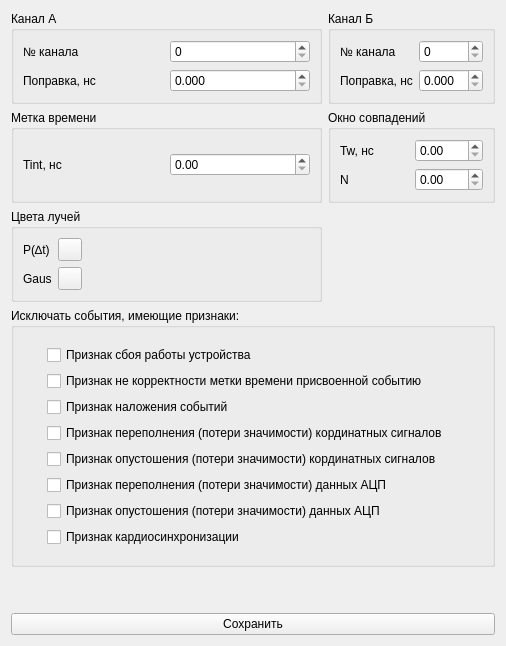
<?xml version="1.0" encoding="UTF-8"?>
<ui version="4.0">
 <class>Histogram_consulience_options</class>
 <widget class="QWidget" name="Histogram_consulience_options">
  <property name="geometry">
   <rect>
    <x>0</x>
    <y>0</y>
    <width>506</width>
    <height>646</height>
   </rect>
  </property>
  <property name="windowTitle">
   <string>Form</string>
  </property>
  <layout class="QVBoxLayout" name="verticalLayout">
   <item>
    <layout class="QGridLayout" name="gridLayout">
     <item row="0" column="1">
      <widget class="QGroupBox" name="groupBox_2">
       <property name="title">
        <string>Канал А</string>
       </property>
       <layout class="QVBoxLayout" name="verticalLayout_5">
        <item>
         <layout class="QGridLayout" name="gridLayout_2">
          <item row="1" column="0">
           <widget class="QLabel" name="label_3">
            <property name="text">
             <string>№ канала</string>
            </property>
           </widget>
          </item>
          <item row="1" column="1">
           <widget class="QSpinBox" name="sb_nudChANumber"/>
          </item>
          <item row="2" column="0">
           <widget class="QLabel" name="label_4">
            <property name="text">
             <string>Поправка, нс</string>
            </property>
           </widget>
          </item>
          <item row="2" column="1">
           <widget class="QDoubleSpinBox" name="dsb_nudChACorr">
            <property name="decimals">
             <number>3</number>
            </property>
           </widget>
          </item>
         </layout>
        </item>
       </layout>
      </widget>
     </item>
     <item row="2" column="1">
      <widget class="QGroupBox" name="groupBox">
       <property name="title">
        <string>Цвета лучей</string>
       </property>
       <layout class="QHBoxLayout" name="horizontalLayout_2">
        <item>
         <layout class="QGridLayout" name="gridLayout_5">
          <item row="0" column="1">
           <widget class="QToolButton" name="btn_p"/>
          </item>
          <item row="1" column="1">
           <widget class="QToolButton" name="btn_gauss"/>
          </item>
          <item row="1" column="0">
           <widget class="QLabel" name="label_13">
            <property name="sizePolicy">
             <sizepolicy hsizetype="Fixed" vsizetype="Preferred">
              <horstretch>0</horstretch>
              <verstretch>0</verstretch>
             </sizepolicy>
            </property>
            <property name="text">
             <string>Gaus</string>
            </property>
           </widget>
          </item>
          <item row="0" column="0">
           <widget class="QLabel" name="label">
            <property name="sizePolicy">
             <sizepolicy hsizetype="Fixed" vsizetype="Preferred">
              <horstretch>0</horstretch>
              <verstretch>0</verstretch>
             </sizepolicy>
            </property>
            <property name="text">
             <string>P(∆t)</string>
            </property>
           </widget>
          </item>
         </layout>
        </item>
        <item>
         <spacer name="horizontalSpacer">
          <property name="orientation">
           <enum>Qt::Horizontal</enum>
          </property>
          <property name="sizeHint" stdset="0">
           <size>
            <width>40</width>
            <height>20</height>
           </size>
          </property>
         </spacer>
        </item>
       </layout>
      </widget>
     </item>
     <item row="1" column="1">
      <widget class="QGroupBox" name="groupBox_3">
       <property name="title">
        <string>Метка времени</string>
       </property>
       <layout class="QVBoxLayout" name="verticalLayout_6">
        <item>
         <layout class="QGridLayout" name="gridLayout_4">
          <item row="0" column="0">
           <widget class="QLabel" name="label_8">
            <property name="text">
             <string>Tint, нс</string>
            </property>
           </widget>
          </item>
          <item row="0" column="1">
           <widget class="QDoubleSpinBox" name="dsb_nudTInt"/>
          </item>
         </layout>
        </item>
       </layout>
      </widget>
     </item>
     <item row="0" column="3">
      <widget class="QGroupBox" name="groupBox_4">
       <property name="title">
        <string>Канал Б</string>
       </property>
       <layout class="QVBoxLayout" name="verticalLayout_3">
        <item>
         <layout class="QGridLayout" name="gridLayout_3">
          <item row="0" column="0">
           <widget class="QLabel" name="label_5">
            <property name="text">
             <string>№ канала</string>
            </property>
           </widget>
          </item>
          <item row="1" column="0">
           <widget class="QLabel" name="label_7">
            <property name="text">
             <string>Поправка, нс</string>
            </property>
           </widget>
          </item>
          <item row="0" column="1">
           <widget class="QSpinBox" name="sb_nudChBNumber"/>
          </item>
          <item row="1" column="1">
           <widget class="QDoubleSpinBox" name="dsb_nudChBCorr">
            <property name="decimals">
             <number>3</number>
            </property>
           </widget>
          </item>
         </layout>
        </item>
       </layout>
      </widget>
     </item>
     <item row="1" column="3">
      <widget class="QGroupBox" name="groupBox_5">
       <property name="title">
        <string>Окно совпадений</string>
       </property>
       <layout class="QVBoxLayout" name="verticalLayout_4">
        <item>
         <layout class="QGridLayout" name="gridLayout_7">
          <item row="0" column="0">
           <widget class="QLabel" name="label_11">
            <property name="text">
             <string>Tw, нс</string>
            </property>
           </widget>
          </item>
          <item row="0" column="1">
           <widget class="QDoubleSpinBox" name="dsb_nudWindow"/>
          </item>
          <item row="1" column="0">
           <widget class="QLabel" name="label_12">
            <property name="text">
             <string>N</string>
            </property>
           </widget>
          </item>
          <item row="1" column="1">
           <widget class="QDoubleSpinBox" name="dsb_nudN"/>
          </item>
         </layout>
        </item>
       </layout>
      </widget>
     </item>
    </layout>
   </item>
   <item>
    <widget class="QGroupBox" name="groupBox_6">
     <property name="title">
      <string>Исключать события, имеющие признаки:</string>
     </property>
     <layout class="QVBoxLayout" name="verticalLayout_2">
      <item>
       <layout class="QGridLayout" name="gridLayout_6">
        <property name="leftMargin">
         <number>8</number>
        </property>
        <property name="topMargin">
         <number>8</number>
        </property>
        <property name="rightMargin">
         <number>8</number>
        </property>
        <property name="bottomMargin">
         <number>8</number>
        </property>
        <item row="2" column="1">
         <widget class="QCheckBox" name="cb_PET_EVENT_FLAG_GATE_OVERLAY">
          <property name="text">
           <string>Признак наложения событий</string>
          </property>
         </widget>
        </item>
        <item row="7" column="1">
         <widget class="QCheckBox" name="cb_PET_EVENT_FLAG_SYNC">
          <property name="text">
           <string>Признак кардиосинхронизации</string>
          </property>
         </widget>
        </item>
        <item row="5" column="1">
         <widget class="QCheckBox" name="cb_PET_EVENT_FLAG_ADC_OVERFLOW">
          <property name="text">
           <string>Признак переполнения (потери значимости) данных АЦП</string>
          </property>
         </widget>
        </item>
        <item row="3" column="1">
         <widget class="QCheckBox" name="cb_PET_EVENT_FLAG_QDC_OVERFLOW">
          <property name="text">
           <string>Признак переполнения (потери значимости) кординатных сигналов</string>
          </property>
         </widget>
        </item>
        <item row="1" column="1">
         <widget class="QCheckBox" name="cb_PET_EVENT_FLAG_TS_INVALID">
          <property name="text">
           <string>Признак не корректности метки времени присвоенной событию</string>
          </property>
         </widget>
        </item>
        <item row="0" column="1">
         <widget class="QCheckBox" name="cb_PET_EVENT_FLAG_FAULT">
          <property name="text">
           <string>Признак сбоя работы устройства</string>
          </property>
         </widget>
        </item>
        <item row="4" column="1">
         <widget class="QCheckBox" name="cb_PET_EVENT_FLAG_QDC_UNDERFLOW">
          <property name="text">
           <string>Признак опустошения (потери значимости) кординатных сигналов</string>
          </property>
         </widget>
        </item>
        <item row="0" column="0">
         <widget class="QWidget" name="widget" native="true">
          <property name="sizePolicy">
           <sizepolicy hsizetype="Fixed" vsizetype="Preferred">
            <horstretch>0</horstretch>
            <verstretch>0</verstretch>
           </sizepolicy>
          </property>
          <property name="minimumSize">
           <size>
            <width>10</width>
            <height>0</height>
           </size>
          </property>
         </widget>
        </item>
        <item row="6" column="1">
         <widget class="QCheckBox" name="cb_PET_EVENT_FLAG_ADC_UNDERFLOW">
          <property name="text">
           <string>Признак опустошения (потери значимости) данных АЦП</string>
          </property>
         </widget>
        </item>
       </layout>
      </item>
     </layout>
    </widget>
   </item>
   <item>
    <spacer name="verticalSpacer">
     <property name="orientation">
      <enum>Qt::Vertical</enum>
     </property>
     <property name="sizeHint" stdset="0">
      <size>
       <width>20</width>
       <height>40</height>
      </size>
     </property>
    </spacer>
   </item>
   <item>
    <widget class="QPushButton" name="btn_accept">
     <property name="text">
      <string>Сохранить</string>
     </property>
    </widget>
   </item>
  </layout>
 </widget>
 <tabstops>
  <tabstop>sb_nudChANumber</tabstop>
  <tabstop>sb_nudChBNumber</tabstop>
  <tabstop>dsb_nudChACorr</tabstop>
  <tabstop>dsb_nudChBCorr</tabstop>
  <tabstop>dsb_nudTInt</tabstop>
  <tabstop>dsb_nudWindow</tabstop>
  <tabstop>dsb_nudN</tabstop>
  <tabstop>btn_p</tabstop>
  <tabstop>btn_gauss</tabstop>
  <tabstop>cb_PET_EVENT_FLAG_FAULT</tabstop>
  <tabstop>cb_PET_EVENT_FLAG_TS_INVALID</tabstop>
  <tabstop>cb_PET_EVENT_FLAG_GATE_OVERLAY</tabstop>
  <tabstop>cb_PET_EVENT_FLAG_QDC_OVERFLOW</tabstop>
  <tabstop>cb_PET_EVENT_FLAG_QDC_UNDERFLOW</tabstop>
  <tabstop>cb_PET_EVENT_FLAG_ADC_OVERFLOW</tabstop>
  <tabstop>cb_PET_EVENT_FLAG_ADC_UNDERFLOW</tabstop>
  <tabstop>cb_PET_EVENT_FLAG_SYNC</tabstop>
  <tabstop>btn_accept</tabstop>
 </tabstops>
 <resources/>
 <connections/>
</ui>
